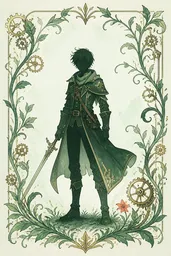
#> input picture src/fu_gm/web/character_builder/portrait-placeholder.webp, 171 x 256 px, shrunk from 768 x 1152 before the run
$ python prepare_nortantis_icon.py --input ../../../src/fu_gm/web/character_builder/portrait-placeholder.webp --output out.png
#> lines starting #> are read from the running program, lines starting #| are printed output that depends on the picture
#!/usr/bin/env python3
"""Convert chroma-key art into a Nortantis black-ink alpha mask."""

from __future__ import annotations

import argparse
import json
from pathlib import Path

from PIL import Image


def parse_args() -> argparse.Namespace:
    parser = argparse.ArgumentParser(description=__doc__)
    parser.add_argument("--input", required=True, type=Path)
    parser.add_argument("--output", required=True, type=Path)
    parser.add_argument(
        "--key-color",
        default="#00ff00",
        help="Background color to remove, for example #00ff00 or #ff00ff.",
    )
    parser.add_argument("--alpha-max", type=int, default=205)
    parser.add_argument("--padding-ratio", type=float, default=0.04)
    parser.add_argument("--matte-floor", type=float, default=0.08)
    parser.add_argument("--transparent-threshold", type=float, default=20.0)
    parser.add_argument("--opaque-threshold", type=float, default=135.0)
    parser.add_argument("--force", action="store_true")
    return parser.parse_args()


def parse_hex_color(value: str) -> tuple[int, int, int]:
    text = value.strip()
    if text.startswith("#"):
        text = text[1:]
    if len(text) != 6:
        raise ValueError(f"Invalid --key-color: {value!r}")
    return int(text[0:2], 16), int(text[2:4], 16), int(text[4:6], 16)


def channel_to_ink(
    pixel: tuple[int, int, int, int],
    *,
    key_color: tuple[int, int, int],
    alpha_max: int,
    matte_floor: float,
    transparent_threshold: float,
    opaque_threshold: float,
) -> tuple[int, int, int, int]:
    red, green, blue, source_alpha = pixel

    key_red, key_green, key_blue = key_color
    distance = (
        (red - key_red) ** 2
        + (green - key_green) ** 2
        + (blue - key_blue) ** 2
    ) ** 0.5
    if distance <= transparent_threshold:
        matte = 0.0
    elif distance >= opaque_threshold:
        matte = 1.0
    else:
        matte = (distance - transparent_threshold) / (
            opaque_threshold - transparent_threshold
        )
    matte = max(0.0, min(1.0, (matte - matte_floor) / (1.0 - matte_floor)))
    matte *= source_alpha / 255.0

    luma = 0.2126 * red + 0.7152 * green + 0.0722 * blue
    ink = max(0.0, min(1.0, (245.0 - luma) / 205.0))
    alpha = round(matte * ink * alpha_max)
    return 0, 0, 0, alpha


def prepare_icon(
    source: Path,
    output: Path,
    key_color: tuple[int, int, int],
    alpha_max: int,
    padding_ratio: float,
    matte_floor: float,
    transparent_threshold: float,
    opaque_threshold: float,
) -> dict[str, object]:
#> called with key_color = (0, 255, 0), alpha_max = 205, padding_ratio = 0.04, matte_floor = 0.08, transparent_threshold = 20, opaque_threshold = 135
    image = Image.open(source).convert("RGBA")
    pixels = [
        channel_to_ink(
            pixel,
            key_color=key_color,
            alpha_max=alpha_max,
            matte_floor=matte_floor,
            transparent_threshold=transparent_threshold,
            opaque_threshold=opaque_threshold,
        )
        for pixel in image.getdata()
    ]
#> pixels = 43776 items
    result = Image.new("RGBA", image.size, (0, 0, 0, 0))
#> result: PIL image 171x256 RGBA; every value is 0
    result.putdata(pixels)
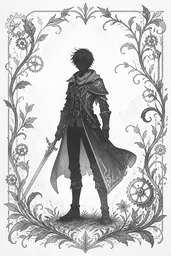
#> result: PIL image 171x256 RGBA; mean R, G, B, A 0, 0, 0, 58.3; transparent parts drawn white

    bbox = result.getbbox()
#> bbox = (0, 0, 171, 256)
    if not bbox:
        raise ValueError("No visible ink remained after chroma extraction")

    result = result.crop(bbox)
    padding = max(8, round(max(result.size) * padding_ratio))
#> padding = 10
    padded = Image.new(
        "RGBA",
        (result.width + padding * 2, result.height + padding * 2),
        (0, 0, 0, 0),
    )
#> padded: PIL image 191x276 RGBA; every value is 0
    padded.alpha_composite(result, (padding, padding))
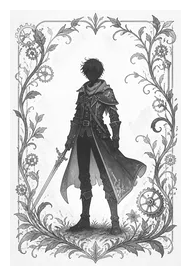
#> padded: PIL image 191x276 RGBA; mean R, G, B, A 0, 0, 0, 48.4; transparent parts drawn white

    output.parent.mkdir(parents=True, exist_ok=True)
    padded.save(output)

    alpha = padded.getchannel("A")
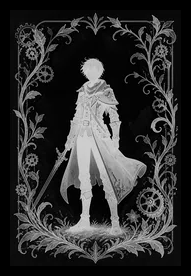
#> alpha: PIL image 191x276 L; min 0, max 205, mean 48.4
    minimum, maximum = alpha.getextrema()
#> minimum = 0; maximum = 205
    visible = sum(1 for value in alpha.getdata() if value)
#> visible = 41725
    coverage = visible / (padded.width * padded.height)
#> coverage = 0.792
    corners = [
        alpha.getpixel((0, 0)),
        alpha.getpixel((padded.width - 1, 0)),
        alpha.getpixel((0, padded.height - 1)),
        alpha.getpixel((padded.width - 1, padded.height - 1)),
    ]
#> corners = [0, 0, 0, 0]
    if maximum > alpha_max or any(corners):
        raise ValueError("Output failed alpha validation")

    return {
        "output": str(output),
        "mode": padded.mode,
        "width": padded.width,
        "height": padded.height,
        "key_color": f"#{key_color[0]:02x}{key_color[1]:02x}{key_color[2]:02x}",
        "alpha_min": minimum,
        "alpha_max": maximum,
        "visible_coverage": round(coverage, 4),
        "transparent_corners": True,
    }


def main() -> None:
    args = parse_args()
    if args.output.exists() and not args.force:
        raise FileExistsError(f"Output already exists: {args.output}")
    if not 1 <= args.alpha_max <= 255:
        raise ValueError("--alpha-max must be between 1 and 255")
    if not 0.0 <= args.matte_floor < 1.0:
        raise ValueError("--matte-floor must be between 0 and 1")
    if args.opaque_threshold <= args.transparent_threshold:
        raise ValueError("--opaque-threshold must be greater than --transparent-threshold")
    key_color = parse_hex_color(args.key_color)
    summary = prepare_icon(
        source=args.input,
        output=args.output,
        key_color=key_color,
        alpha_max=args.alpha_max,
        padding_ratio=args.padding_ratio,
        matte_floor=args.matte_floor,
        transparent_threshold=args.transparent_threshold,
        opaque_threshold=args.opaque_threshold,
    )
#> summary = 9 items
    print(json.dumps(summary, ensure_ascii=False, indent=2))
#| {
#|   "output": "out.png",
#|   "mode": "RGBA",
#|   "width": 191,
#|   "height": 276,
#|   "key_color": "#00ff00",
#|   "alpha_min": 0,
#|   "alpha_max": 205,
#|   "visible_coverage": 0.7915,
#|   "transparent_corners": true
#| }


if __name__ == "__main__":
    main()
